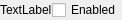
<?xml version="1.0" encoding="UTF-8"?>
<ui version="4.0">
 <class>QNodeWidget</class>
 <widget class="QWidget" name="QNodeWidget">
  <property name="geometry">
   <rect>
    <x>0</x>
    <y>0</y>
    <width>110</width>
    <height>19</height>
   </rect>
  </property>
  <property name="sizePolicy">
   <sizepolicy hsizetype="MinimumExpanding" vsizetype="MinimumExpanding">
    <horstretch>0</horstretch>
    <verstretch>0</verstretch>
   </sizepolicy>
  </property>
  <property name="maximumSize">
   <size>
    <width>400</width>
    <height>500</height>
   </size>
  </property>
  <property name="windowTitle">
   <string>Form</string>
  </property>
  <layout class="QVBoxLayout" name="verticalLayout">
   <property name="spacing">
    <number>0</number>
   </property>
   <property name="leftMargin">
    <number>0</number>
   </property>
   <property name="topMargin">
    <number>0</number>
   </property>
   <property name="rightMargin">
    <number>0</number>
   </property>
   <property name="bottomMargin">
    <number>0</number>
   </property>
   <item>
    <layout class="QHBoxLayout" name="horizontalLayout">
     <property name="spacing">
      <number>0</number>
     </property>
     <item>
      <widget class="QLabel" name="nodeName">
       <property name="text">
        <string>TextLabel</string>
       </property>
      </widget>
     </item>
     <item>
      <widget class="QCheckBox" name="chkEnabled">
       <property name="text">
        <string>Enabled</string>
       </property>
      </widget>
     </item>
    </layout>
   </item>
  </layout>
 </widget>
 <resources/>
 <connections/>
</ui>
